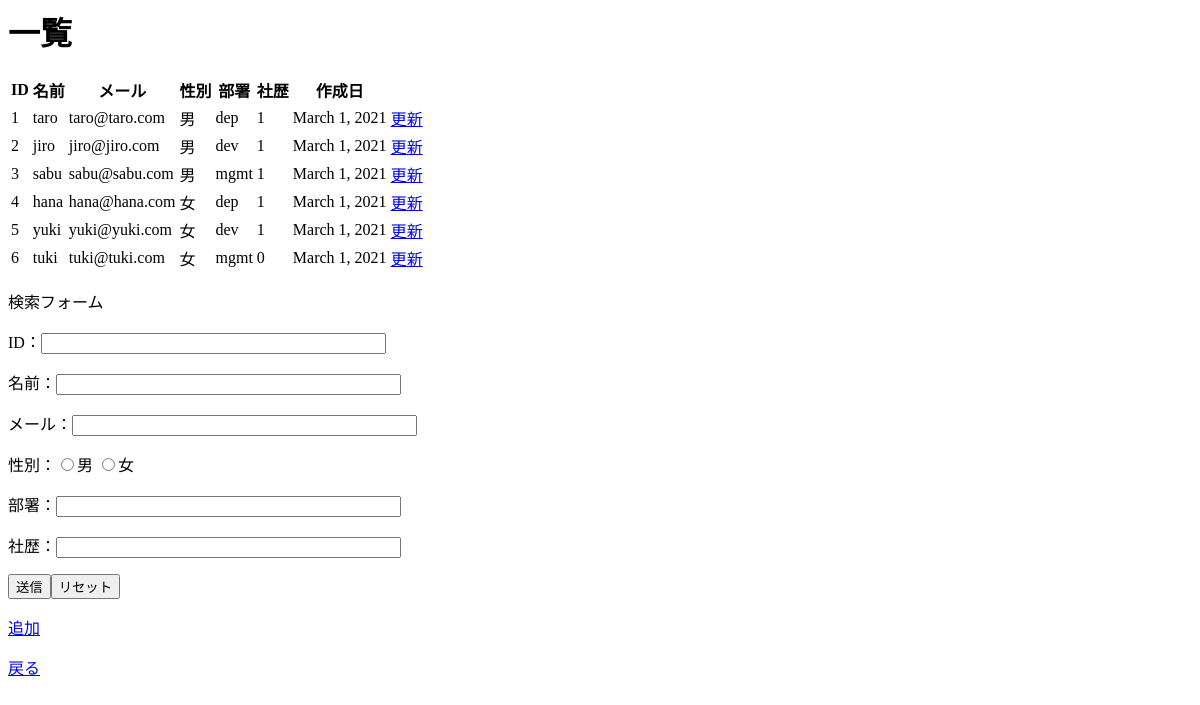
The page /info on the database as committed earlier.
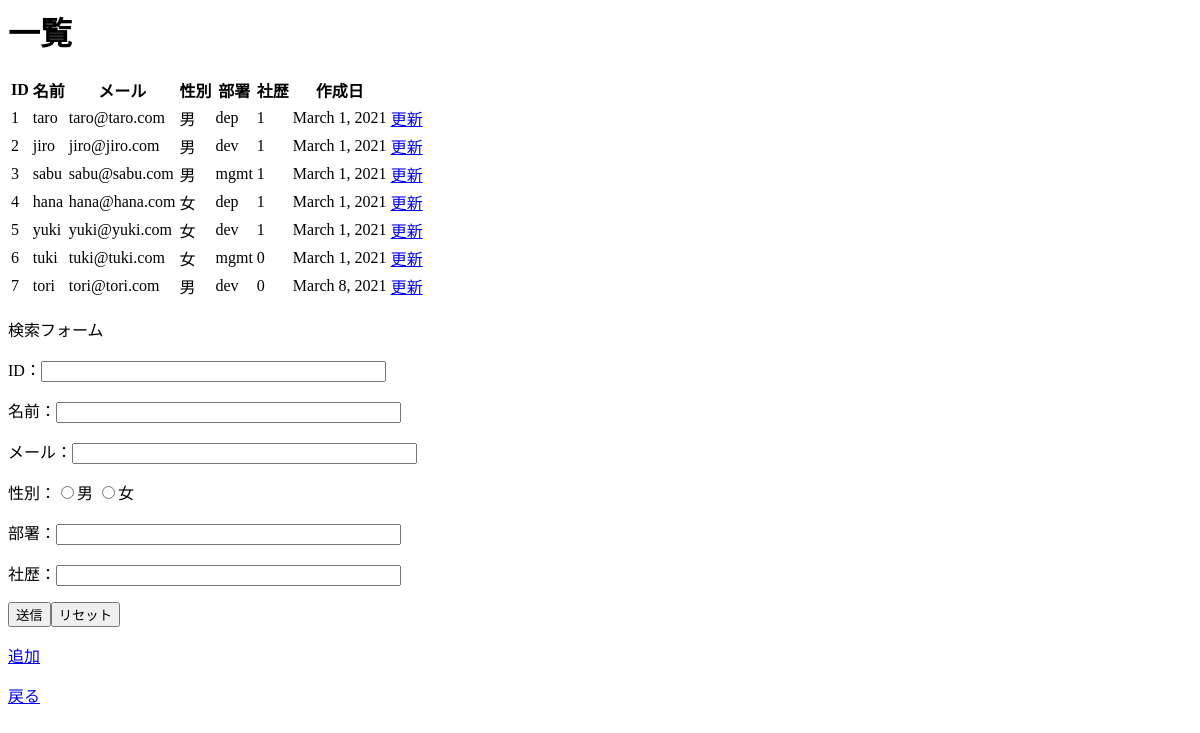
The same page on the database as committed later.
### webtestapp/models.py (models this page shows, shortened)
class InfoModelForm(models.Model):
    name = models.CharField('名前',max_length=255)
    mail = models.EmailField('メール',max_length=255)
    gender = models.BooleanField('性別')
    department = models.CharField('部署',max_length=255)
    year = models.IntegerField('社歴',default=0)
    created_at = models.DateField('作成日',default=timezone.now)

### webtestapp/views.py (the view)
# urls.py: path('info', views.info, name='info'),
def info(request):
    infodata = InfoModelForm.objects.all()
    header = ['ID','名前','メール','性別','部署','社歴','作成日','']
    my_dict2 = {
        'title':'一覧',
        'val':infodata,
        'header':header,
    }
    return render(request, 'webtestapp/info.html',my_dict2)

### webtestapp/templates/webtestapp/info.html (shortened to what this page needs)
  <body>
    <h1>{{ title }}</h1>
    <table>
      <tr>
      {% for h in header %}
        <th>{{ h }}</th>
      {% endfor %}
      </tr>
      {% for i in val %}
      <tr>
        <td>{{ i.id }}</td>
        <td>{{ i.name }}</td>
        <td>{{ i.mail }}</td>
        <td>{% if i.gender == 0 %}男{% endif %}
            {% if i.gender == 1 %}女{% endif %}</td>
        <td>{{ i.department }}</td>
        <td>{{ i.year }}</td>
        <td>{{ i.created_at }}</td>
        <td><a href="{% url 'webtestapp:update' i.id %}">更新</a></td>
      </tr>
      {% endfor %}
  </table>
  <p>検索フォーム</p>
  <form action="{% url 'webtestapp:search' %}" method="post">
    <p>
      ID：<input type="int" name="a" id="a" value="" size="40">
    </p>
    <p>
      名前：<input type="text" name="b" id="b" value="" size="40">
    </p>
    <p>
      メール：<input type="text" name="c" id="c" value="" size="40">
    </p>
    <p>
      性別：<input type="radio" name="d" id="d1" value="False">男
      <input type="radio" name="d" id="d2" value="True">女
    </p>
    <p>
      部署：<input type="text" name="e" id="e" value="" size="40">
    </p>
    <p>
      社歴：<input type="text" name="f" id="f" value="" size="40">
    </p>
    <input type="submit" value="送信"><input type="reset" value="リセット">
  </form>
  <p>
    <a href="/create">追加</a>
  </p>
  <a href="/">戻る</a>
  </body>

Rows that differ between the two databases and show on the page:
added InfoModelForm: id "7", name "tori", mail "tori@tori.com", gender "男", department "dev", year "0", created_at "March 8, 2021"
